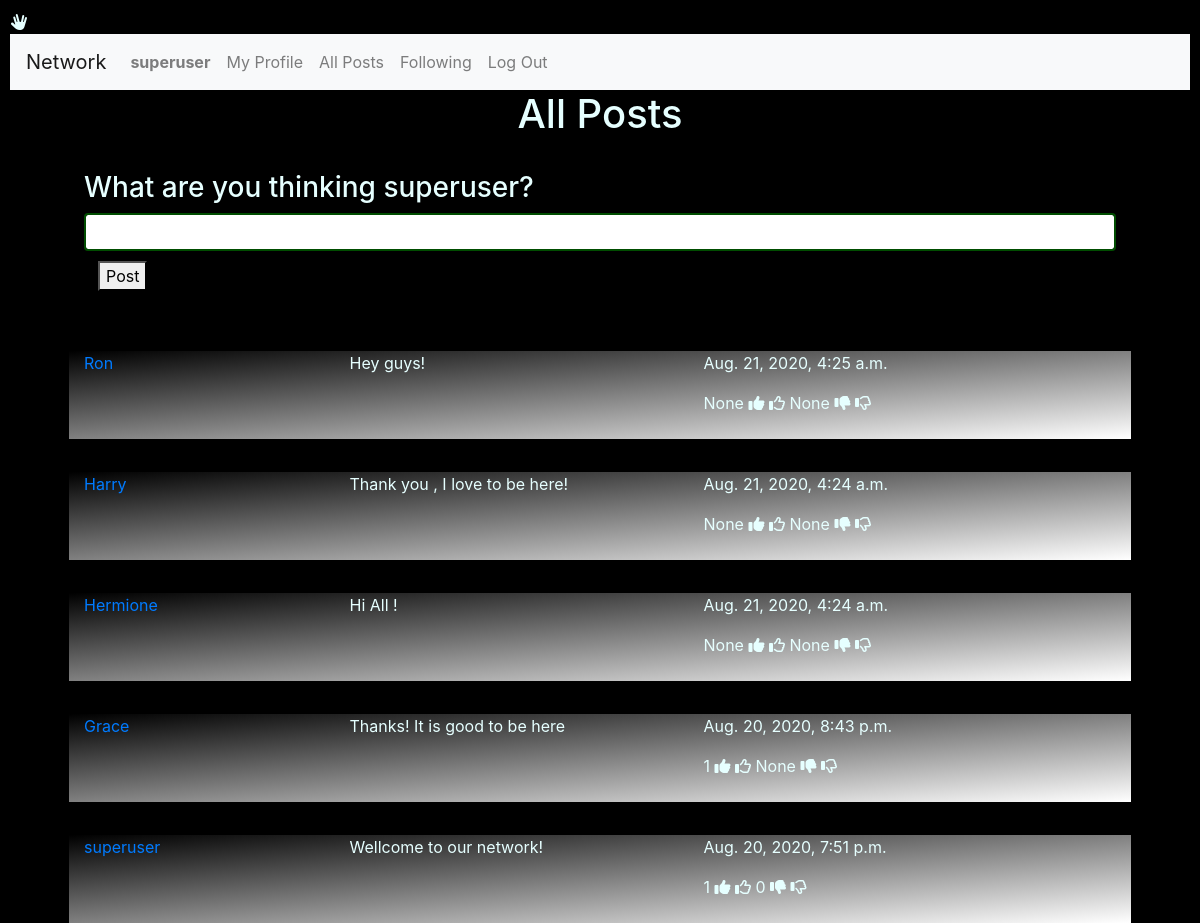
/ (signed in), run on an earlier commit of the app's database.
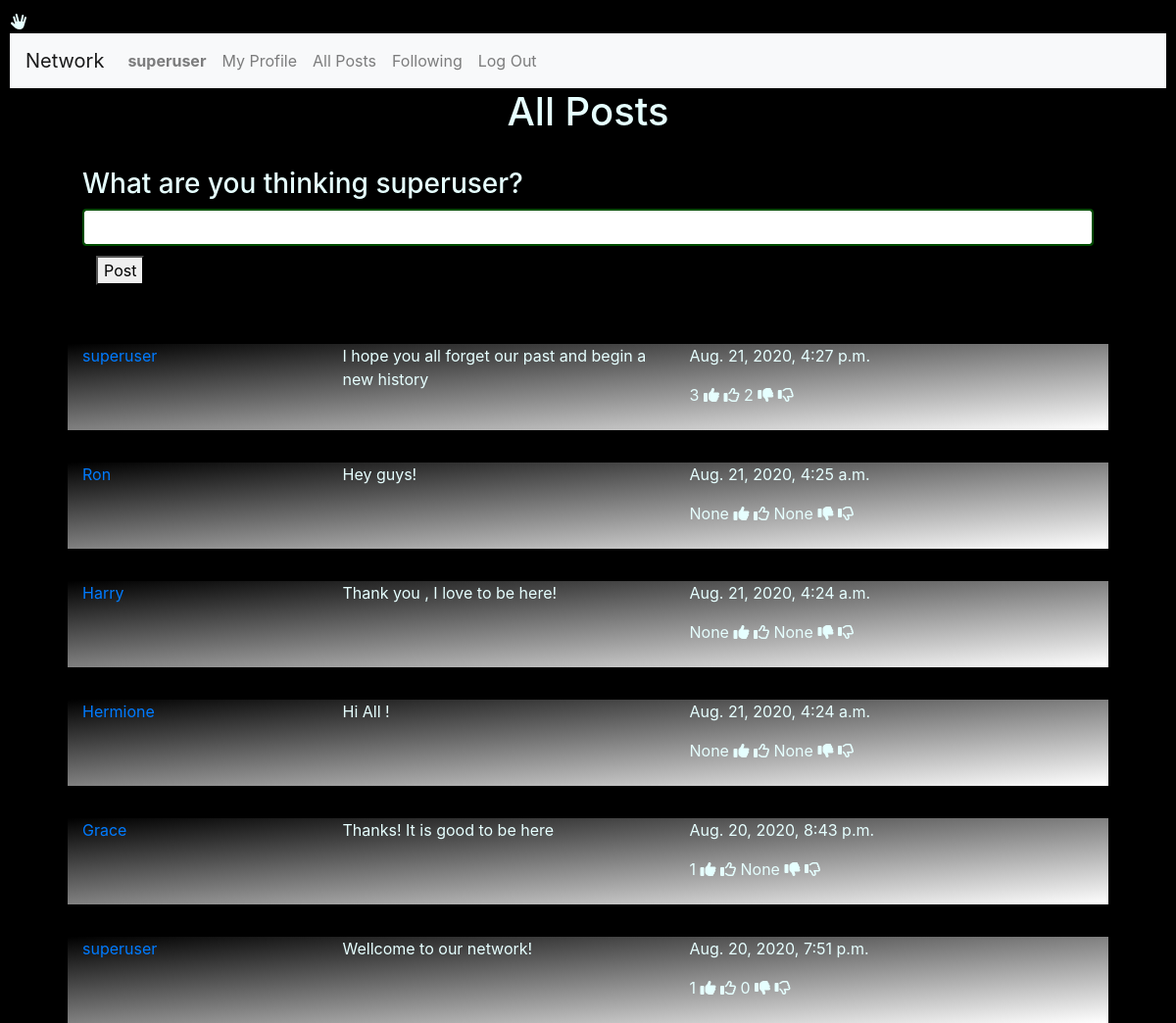
And on a later commit of the database.
### network/models.py (models this page shows)
class User(AbstractUser):
    pass

### network/views.py (the view)
# urls.py: path("", views.index, name="index"),
def index(request):
    if request.user.is_authenticated:
        result_list = []
        result_list = allposts()
        context={
            "AllPosts": result_list,
        }
        return render(request, "network/index.html", context)
    else:
        context={
            "Message": "Please Login or join our Network",
        }
        return render(request, "network/index.html", context)

### network/views.py (called while the page is built)
def allposts():
    with connection.cursor() as cursor:
        cursor.execute(f"""
            SELECT u.username, pr.Avatar, po.Post, po.Date, po.Likes, po.Unlikes
            FROM network_user u, network_profile pr, network_posts po
            WHERE pr.User_id = po.User_id AND po.User_id = u.id
            ORDER BY po.Date DESC""")
        results = dictfetchall(cursor)
    return results

def dictfetchall(cursor):
    columns = [col[0] for col in cursor.description]
    return [
        dict(zip(columns, row))
        for row in cursor.fetchall()
    ]

### network/templates/network/index.html (shortened to what this page needs)
{% extends "network/layout.html" %}
{% block body %}
  <h1>All Posts</h1>
  <hr>
  <div class="container" style="width:90%; ">
      <h3>What are you thinking  {{request.user}}?</h3>
      <form class="form-control" method="post" style="border: 2px solid #004d00 ;">
          <br>
          <p><button type="Submit" id="newpost" name="newpost">Post</button></p>
          <br>
      </form>
  </div>
  <form>
  {% if AllPosts|length > 0 %}
      {% for A in AllPosts %}
          <div class="container" style="width:90%; position:relative; top:100px;background-image: linear-gradient(to top left, white, gray,black );">
              <div class="row"  width="1700px">
                  <div class="col-lg-3">
                      <p><a href="{% url 'network:profile' A.username %}" >  {{A.username}} </a> </p>
                      <br>
                      <br>
                      </div>
                      <div class="col-lg-4">
                           <p> {{A.Post}} </p>
                      </div>
                      <div class="col-lg-3">
                             <p> {{A.Date}} </p>
                             <p> {{A.Likes}}  <i class="fas fa-thumbs-up"></i> <i class="far fa-thumbs-up"></i>
                                 {{A.Unlikes}} <i class="fas fa-thumbs-down"></i>  <i class="far fa-thumbs-down"></i>
                             </p>
                      </div>
                      <div class="col-lg-2">
                      </div>
                  </div>
              </div>
              <hr>
      {% endfor %}
  {% endif %}
  </form>
  {% endblock %}

### network/templates/network/layout.html (shortened to what this page needs)
{% load static %}
<!DOCTYPE html>
<html lang="en">
    <head>
        <link rel="stylesheet" href="https://stackpath.bootstrapcdn.com/bootstrap/4.4.1/css/bootstrap.min.css">
        <link rel="stylesheet" href="https://cdnjs.cloudflare.com/ajax/libs/font-awesome/4.7.0/css/font-awesome.min.css">
        <link href="{% static 'network/styles.css' %}" rel="stylesheet">
        <i class="fas fa-hand-spock"></i>
    </head>
    <body>
        <nav class="navbar navbar-expand-lg navbar-light bg-light">
            <a class="navbar-brand" href="#">Network</a>
            <div>
              <ul class="navbar-nav mr-auto">
                {% if user.is_authenticated %}
                    <li class="nav-item">
                        <a class="nav-link" href="#"><strong>{{ user.username }}</strong></a>
                    </li>
                    <li class="nav-item">
                      <a class="nav-link" href="{% url 'network:profile' user.username  %}">My Profile</a>
                    </li>
                {% endif %}
                <li class="nav-item">
                  <a class="nav-link" href="{% url 'network:index' %}">All Posts</a>
                </li>
                {% if user.is_authenticated %}
                    <li class="nav-item">
                        <a class="nav-link" href="#">Following</a>
                    </li>
                    <li class="nav-item">
                        <a class="nav-link" href="{% url 'network:logout' %}">Log Out</a>
                    </li>
                {% endif %}
              </ul>
            </div>
          </nav>
        <div class="body">
            {% block body %}
            {% endblock %}
        </div>
    </body>
</html>

What changed in the data, as far as the page shows it:
now on one of the page's lists (row edited): User: username "superuser"
changed User "superuser": Post "Wellcome to our network!" → "I hope you all forget our past and begin a new history"; Date "Aug. 20, 2020, 7:51 p.m." → "Aug. 21, 2020, 4:27 p.m."; Likes "1" → "3"; Unlikes "0" → "2"
